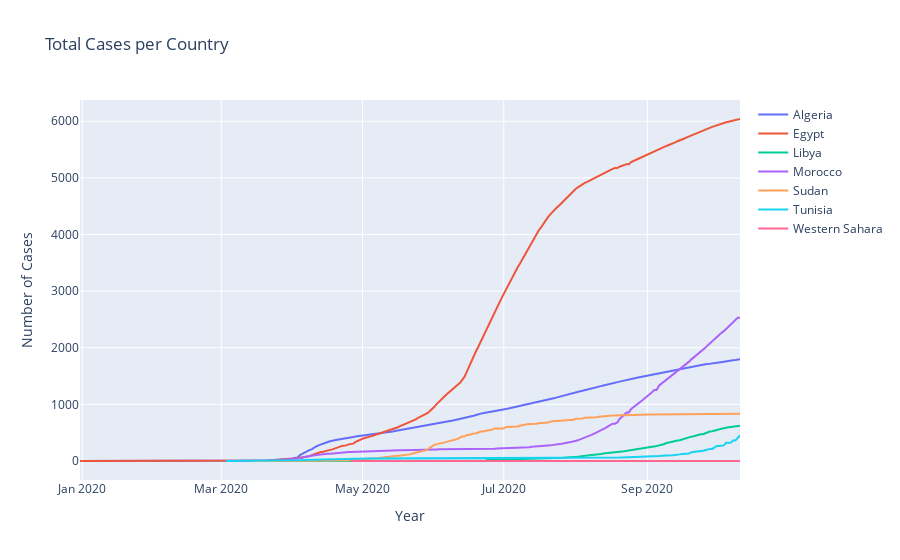

The notebook cell this image was saved under:
### Code cell
# Visualizing the time Series data 
fig = go.Figure()
fig.add_trace(go.Scatter(x=full_data_Algeria['date'], y=full_data_Algeria['total_deaths'],name='Algeria'))
fig.add_trace(go.Scatter(x=full_data_Egypt['date'], y=full_data_Egypt['total_deaths'],name='Egypt'))
fig.add_trace(go.Scatter(x=full_data_Libya['date'], y=full_data_Libya['total_deaths'],name='Libya'))
fig.add_trace(go.Scatter(x=full_data_Morocco['date'], y=full_data_Morocco['total_deaths'],name='Morocco'))
fig.add_trace(go.Scatter(x=full_data_Sudan['date'], y=full_data_Sudan['total_deaths'],name='Sudan'))
fig.add_trace(go.Scatter(x=full_data_Tunisia['date'], y=full_data_Tunisia['total_deaths'],name='Tunisia'))
fig.add_trace(go.Scatter(x=full_data_WesternSahara['date'], y=full_data_WesternSahara['total_deaths'],name='Western Sahara'))

# Set x-axis title
fig.update_xaxes(title_text="Year")
fig.update_yaxes(title_text="Number of Cases")
fig.update_layout(title_text='Total Cases per Country')
fig.show()

### Figure 1 — Plotly figure (JSON) as saved in the notebook; plotly's stock layout.template omitted (floating-point values rounded to 4 significant figures; data arrays with more than 128 entries replaced by an {"elided": "..."} marker saying what was removed)
{"data": [{"name": "Algeria", "type": "scatter", "x": {"elided": "286 str values"}, "y": {"elided": "286 int values"}}, {"name": "Egypt", "type": "scatter", "x": {"elided": "286 str values"}, "y": {"elided": "286 int values"}}, {"name": "Libya", "type": "scatter", "x": {"elided": "201 str values"}, "y": {"elided": "201 int values"}}, {"name": "Morocco", "type": "scatter", "x": {"elided": "219 str values"}, "y": {"elided": "219 int values"}}, {"name": "Sudan", "type": "scatter", "x": {"elided": "212 str values"}, "y": {"elided": "212 int values"}}, {"name": "Tunisia", "type": "scatter", "x": {"elided": "218 str values"}, "y": {"elided": "218 int values"}}, {"name": "Western Sahara", "type": "scatter", "x": {"elided": "169 str values"}, "y": {"elided": "169 int values"}}], "layout": {"title": {"text": "Total Cases per Country"}, "xaxis": {"title": {"text": "Year"}}, "yaxis": {"title": {"text": "Number of Cases"}}}}
